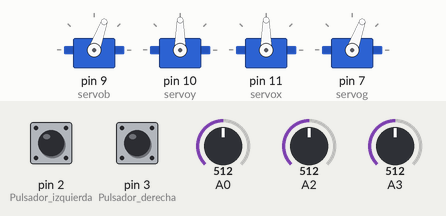
Recording of a sketch running on a simulated Arduino Uno, built with avr-gcc and run on an emulated ATmega328P. On the bench: 4 × servo. The inputs (shaded band) are chosen by the test bench; at power-on: A0 = 512, A2 = 512, pin 2 (Pulsador_izquierda) HIGH, A3 = 512, pin 3 (Pulsador_derecha) HIGH.

Above: at 1.2 s.
1.3 s: A0 set to 585
2.8 s: A0 set to 613
At 3.39 s:
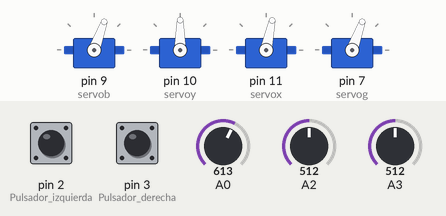
5.8 s: A2 set to 587
8.8 s: A2 set to 612
At 9.01 s:
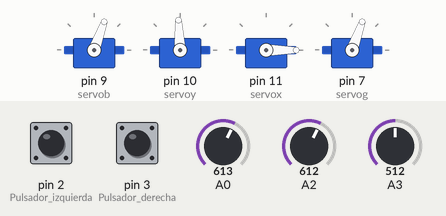
11.8 s: pin 2 (Pulsador_izquierda) pulled LOW for 3.2 s
At 16.0 s:
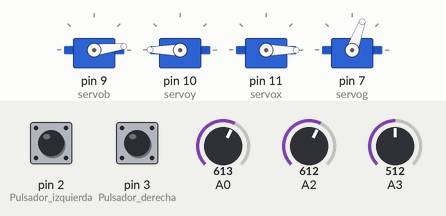
16.5 s: A3 set to 418
18.0 s: A3 set to 389
At 20.0 s:
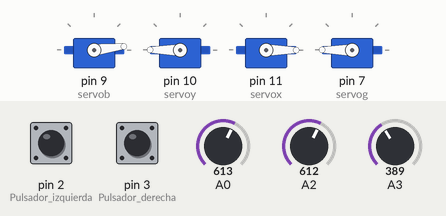
Timing chart, 0 to 21.5 s (numbered marks = the images above; inputs shaded):
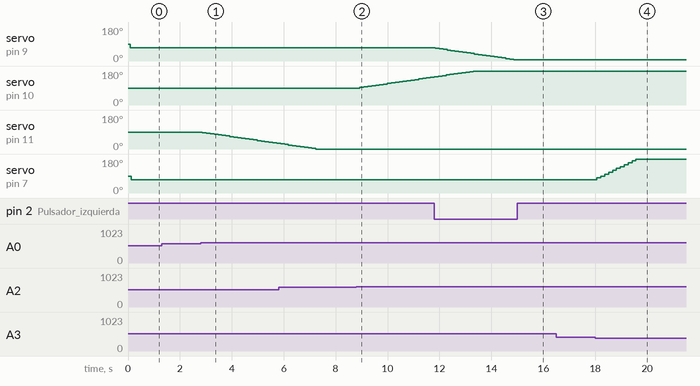

The sketch:

Manejo_de_Eezybot.ino
```cpp
#include <Servo.h> // Librería para controlar el servomotor
Servo servob;
Servo servoy;
Servo servox;
Servo servog;


int x, y, g, dcha, izqda;
int angulox=90;
int anguloy=90;
int grip=70;
int base=70;
int salto=3;

void setup() {
  pinMode(2, INPUT_PULLUP); // Pulsador izquierda. Los ponemos en pullup, así nos ahorramos una resistencia necesaria en los joystick.
  pinMode(3, INPUT_PULLUP); // Pulsador derecha.
  servob.attach(9);
  servoy.attach(10);
  servox.attach(11);
  servog.attach(7);
}
void loop() {
  x = analogRead(A0);
  if(x < 400) angulox = angulox + salto;
  else if(x > 600) angulox = angulox - salto;
  if(angulox <0) angulox = 0; // If para que los movimientos sean exactos
  if(angulox >180) angulox = 180; // If para que los movimientos sean exactos
  servox.write(angulox);

  delay(40);


  // eje y
  y = analogRead(A2);
  if(y < 400) anguloy = anguloy - salto;
  else if(y > 600) anguloy = anguloy + salto;
  servoy.write(anguloy);
  if(anguloy <0) anguloy = 0; // If para que los movimientos sean exactos
  if(anguloy >180) anguloy = 180; // If para que los movimientos sean exactos
  Serial.println(anguloy);
  delay(40);

  // derecha e izquierda ¡¡PULL UP!!
  dcha = digitalRead(3);
  izqda = digitalRead(2);
  if(dcha == 0) base = base + salto;
  else if(izqda == 0) base = base - salto;
  servob.write(base);
  if(base <0) base = 0; // If para que los movimientos sean exactos
  if(base >180) base = 180; // If para que los movimientos sean exactos
  delay(40);

  // pinza gripple
  g = analogRead(A3);
  if(g < 400) grip = grip + 10;
  else if(g > 600) grip = grip - 10;
  servog.write(grip);
  if(grip <70) grip = 70; // If para que los movimientos sean exactos
  if(grip >180) grip = 180;  // If para que los movimientos sean exactos

  delay(30);
}
```

Measured:
- the behaviour switches between 600 and 601 on A0 (found by bisection; images 0 and 1)
- the behaviour switches between 600 and 601 on A2 (found by bisection; images 1 and 2)
- the behaviour switches between 400 and 399 on A3 (found by bisection; images 3 and 4)
- after the input at 1.3 s, every drawn part: stays the same
- after the input at 2.8 s, servo on pin 11 (servox): moves from 90° to 30° over 2.9 s, starting after 0.07 s
- after the input at 8.8 s, servo on pin 10 (servoy): moves from 90° to 147° over 2.7 s, starting after 0.14 s
- after the input at 11.8 s, servo on pin 9 (servob): moves from 70° to 7° over 3.0 s, starting at once
- after the input at 16.5 s, every drawn part: stays the same
- after the input at 18.0 s, servo on pin 7 (servog): moves from 70° to 180° over 1.5 s, starting after 0.06 s
